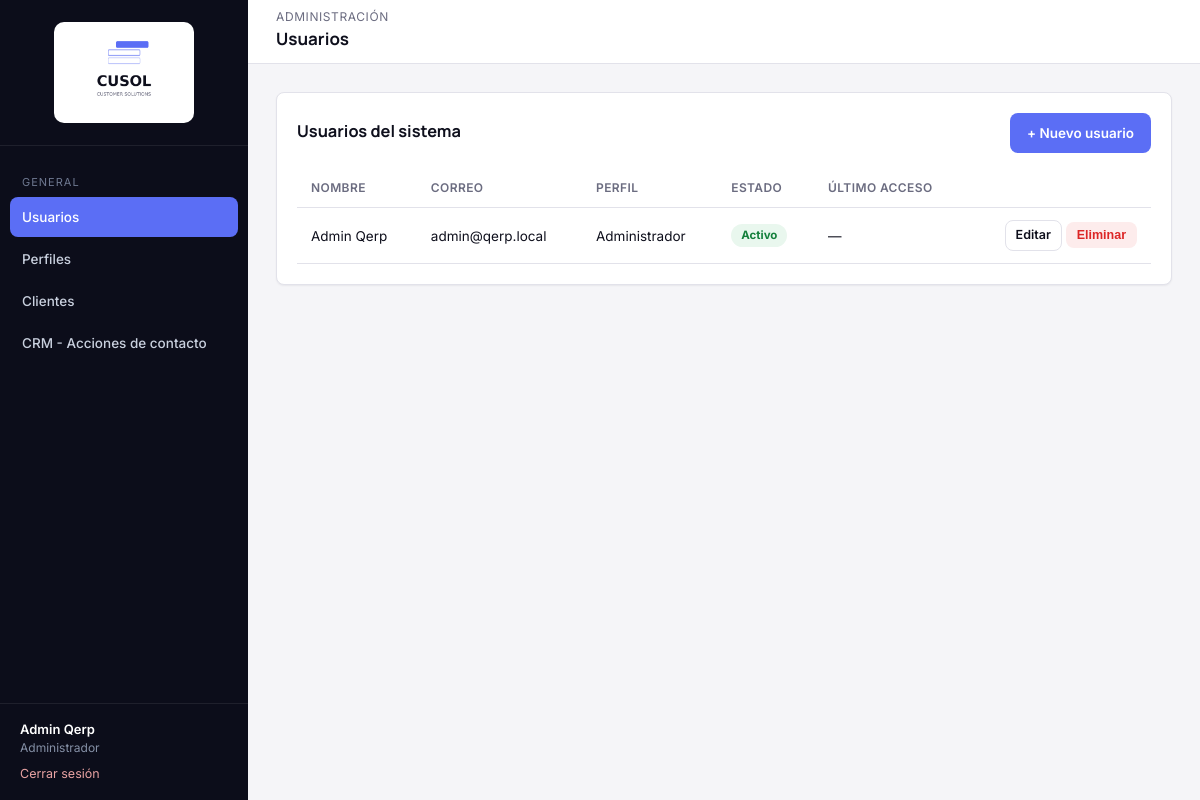
/modules/usuarios/index.php (signed in), run on an earlier commit of the app's database.
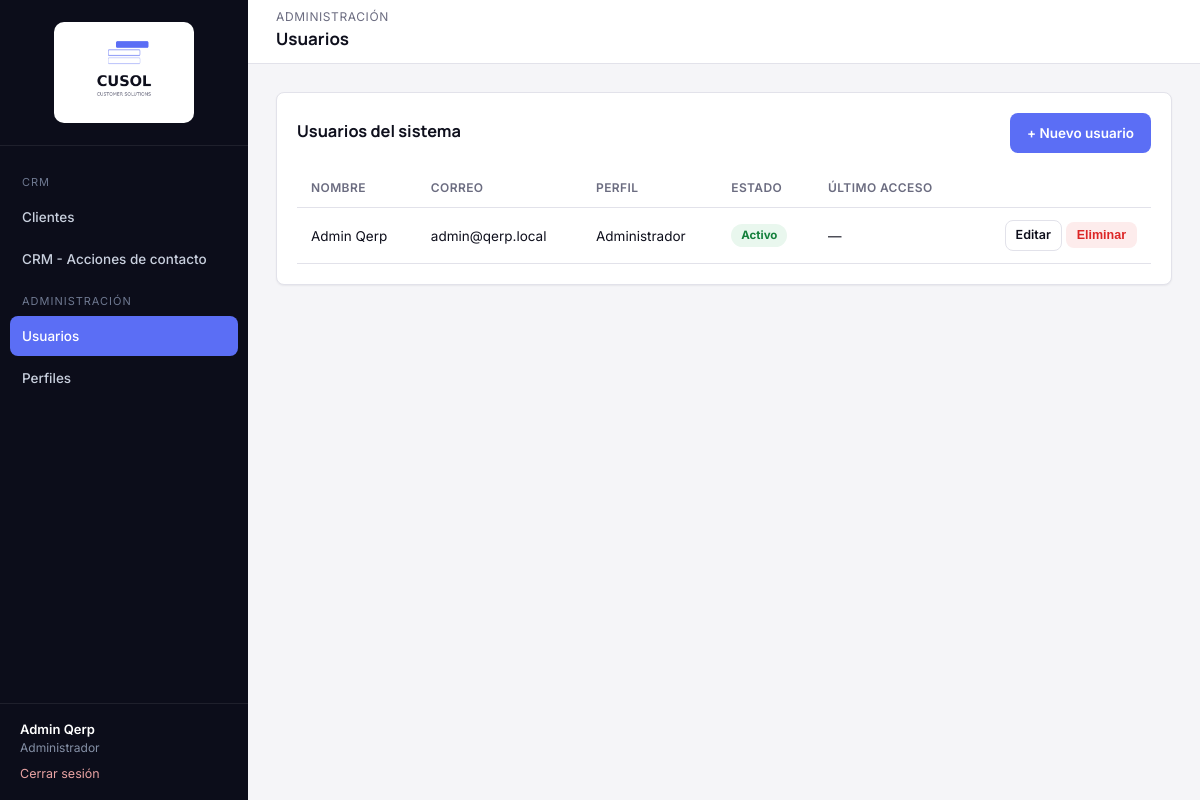
And on a later commit of the database.
### tables this page shows
CREATE TABLE qerp_secciones (
  id INT PRIMARY KEY AUTO_INCREMENT,
  nombre VARCHAR(100) NOT NULL,
  slug VARCHAR(100) NOT NULL UNIQUE,
  icono VARCHAR(50) DEFAULT NULL,
  grupo VARCHAR(50) NOT NULL DEFAULT 'General',
  orden INT DEFAULT 0
);

CREATE TABLE qerp_usuarios (
  id INT PRIMARY KEY AUTO_INCREMENT,
  nombre VARCHAR(100) NOT NULL,
  apellido VARCHAR(100) NOT NULL,
  mail VARCHAR(150) NOT NULL UNIQUE,
  password VARCHAR(255) NOT NULL,
  perfil_id INT DEFAULT NULL,
  activo TINYINT(1) NOT NULL DEFAULT 1,
  ultimo_acceso DATETIME DEFAULT NULL,
  creado_en DATETIME DEFAULT CURRENT_TIMESTAMP,
  FOREIGN KEY (perfil_id) REFERENCES qerp_perfiles(id) ON DELETE SET NULL
);

CREATE TABLE qerp_perfiles (
  id INT PRIMARY KEY AUTO_INCREMENT,
  nombre VARCHAR(50) NOT NULL,
  descripcion VARCHAR(255) DEFAULT NULL,
  activo TINYINT(1) NOT NULL DEFAULT 1,
  solo_ve_sus_clientes TINYINT(1) NOT NULL DEFAULT 0,
  creado_en DATETIME DEFAULT CURRENT_TIMESTAMP
);

### includes/funciones.php (called while the page is built, shortened)
<?php
function estaLogueado(): bool
{
    return isset($_SESSION['usuario_id']);
}
function usuarioActual(): ?array
{
    return [
        'id'         => $_SESSION['usuario_id'],
        'nombre'     => $_SESSION['usuario_nombre'],
        'apellido'   => $_SESSION['usuario_apellido'],
        'mail'       => $_SESSION['usuario_mail'],
        'perfil_id'  => $_SESSION['perfil_id'],
        'perfil'     => $_SESSION['perfil_nombre'],
    ];
}
function tienePermiso(PDO $pdo, string $slugSeccion, string $accion = 'ver'): bool
{
    $accionesValidas = ['ver', 'crear', 'editar', 'eliminar'];
    static $cache = [];
    $clave = $_SESSION['perfil_id'] . '-' . $slugSeccion;
    if (!isset($cache[$clave])) {
        $stmt = $pdo->prepare(
            "SELECT pp.ver, pp.crear, pp.editar, pp.eliminar
             FROM qerp_perfil_permisos pp
             INNER JOIN qerp_secciones s ON s.id = pp.seccion_id
             WHERE pp.perfil_id = :perfil_id AND s.slug = :slug
             LIMIT 1"
        );
        $stmt->execute([
            ':perfil_id' => $_SESSION['perfil_id'],
            ':slug'      => $slugSeccion,
        ]);
        $cache[$clave] = $stmt->fetch() ?: ['ver' => 0, 'crear' => 0, 'editar' => 0, 'eliminar' => 0];
    }
    return (bool) $cache[$clave][$accion];
}
function requerirPermiso(PDO $pdo, string $slugSeccion, string $accion = 'ver'): void
{
    if (!tienePermiso($pdo, $slugSeccion, $accion)) {
        http_response_code(403);
        include __DIR__ . '/../includes/403.php';
        exit;
    }
}
function e(?string $valor): string
{
    return htmlspecialchars($valor ?? '', ENT_QUOTES, 'UTF-8');
}
function obtenerSeccionesMenu(PDO $pdo): array
{
    $stmt = $pdo->query('SELECT * FROM qerp_secciones ORDER BY orden ASC');
    return $stmt->fetchAll();
}

### modules/usuarios/index.php (the view, shortened to what the changed rows need)
<?php
require_once __DIR__ . '/../../config/conexion.php';
require_once __DIR__ . '/../../includes/funciones.php';
requerirPermiso($pdo, 'usuarios', 'ver');
$slugSeccionActual = 'usuarios';
$puedeEditar  = tienePermiso($pdo, 'usuarios', 'editar');
$puedeBorrar  = tienePermiso($pdo, 'usuarios', 'eliminar');
$usuarios = $pdo->query(
    "SELECT u.id, u.nombre, u.apellido, u.mail, u.activo, u.ultimo_acceso,
            p.nombre AS perfil_nombre
     FROM qerp_usuarios u
     LEFT JOIN qerp_perfiles p ON p.id = u.perfil_id
     ORDER BY u.apellido, u.nombre"
)->fetchAll();
include __DIR__ . '/../../includes/header.php';
?>
<div class="card">
    <table class="tabla-qerp">
        <thead>
            <tr>
                <th>Nombre</th>
                <th>Correo</th>
                <th>Perfil</th>
                <th>Estado</th>
                <th>Último acceso</th>
                <th></th>
            </tr>
        </thead>
        <tbody>
            <?php foreach ($usuarios as $u): ?>
            <tr>
                <td><?= e($u['nombre'] . ' ' . $u['apellido']) ?></td>
                <td><?= e($u['mail']) ?></td>
                <td><?= e($u['perfil_nombre'] ?? '—') ?></td>
                <td>
                    <span class="badge <?= $u['activo'] ? 'badge-activo' : 'badge-inactivo' ?>">
                        <?= $u['activo'] ? 'Activo' : 'Inactivo' ?>
                    </span>
                </td>
                <td><?= $u['ultimo_acceso'] ? e(date('d/m/Y H:i', strtotime($u['ultimo_acceso']))) : '—' ?></td>
                <td style="text-align:right;white-space:nowrap;">
                    <?php if ($puedeEditar): ?>
                        <a href="editar.php?id=<?= (int) $u['id'] ?>" class="btn btn-outline btn-sm">Editar</a>
                    <?php endif; ?>
                    <?php if ($puedeBorrar): ?>
                        <form method="post" action="eliminar.php" style="display:inline;"
                              onsubmit="return confirm('¿Eliminar este usuario? Esta acción no se puede deshacer.');">
                            <button type="submit" class="btn btn-danger btn-sm">Eliminar</button>
                        </form>
                    <?php endif; ?>
                </td>
            </tr>
            <?php endforeach; ?>
        </tbody>
    </table>
</div>
<?php include __DIR__ . '/../../includes/footer.php'; ?>

### includes/sidebar.php (shortened to what the changed rows need)
<?php
$usuario = usuarioActual();
$secciones = obtenerSeccionesMenu($pdo);
$slugActual = $slugSeccionActual ?? '';
$grupos = [];
foreach ($secciones as $s) {
    $grupos[$s['grupo'] ?? 'General'][] = $s;
}
$ordenGrupos = ['CRM', 'Administración'];
foreach (array_keys($grupos) as $g) {
    if (!in_array($g, $ordenGrupos, true)) {
        $ordenGrupos[] = $g;
    }
}
?>
<aside class="qerp-sidebar" id="qerpSidebar">
    <nav class="qerp-nav">
        <?php foreach ($ordenGrupos as $grupo): ?>
            <?php
                $items = array_filter($grupos[$grupo] ?? [], fn($s) => tienePermiso($pdo, $s['slug'], 'ver'));
                if (!$items) continue;
            ?>
            <div class="seccion-titulo"><?= e($grupo) ?></div>
            <?php foreach ($items as $s): ?>
                <a href="<?= QERP_URL_BASE ?>/modules/<?= e($s['slug']) ?>/index.php"
                   class="<?= $slugActual === $s['slug'] ? 'activo' : '' ?>">
                    <?= e($s['nombre']) ?>
                </a>
            <?php endforeach; ?>
        <?php endforeach; ?>
    </nav>
    <div class="usuario-box">
        <div class="nombre"><?= e($usuario['nombre'] . ' ' . $usuario['apellido']) ?></div>
        <div class="perfil"><?= e($usuario['perfil']) ?></div>
        <a class="salir" href="<?= QERP_URL_BASE ?>/login/logout.php">Cerrar sesión</a>
    </div>
</aside>

What changed in the data, as far as the page shows it:
changed qerp_secciones "Clientes": moves from the list under "GENERAL" to the list under "CRM"
changed qerp_secciones "CRM - Acciones de contacto": moves from the list under "GENERAL" to the list under "CRM"
changed qerp_secciones "Usuarios": moves from the list under "GENERAL" to the list under "ADMINISTRACIÓN"
changed qerp_secciones "Perfiles": moves from the list under "GENERAL" to the list under "ADMINISTRACIÓN"
Also different on the page:
new list line: "CRM"
new list line: "ADMINISTRACIÓN"
list line gone: "GENERAL"
